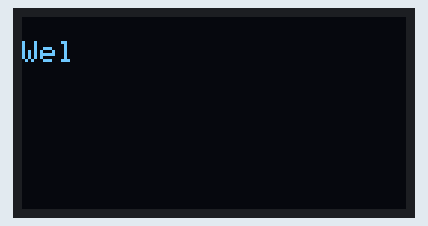
This program was run on a simulated Arduino Uno, built with avr-gcc and run on an emulated ATmega328P. Shown: 128×64 one-colour display.

Above: at 3.02 s.
At 4.0 s:
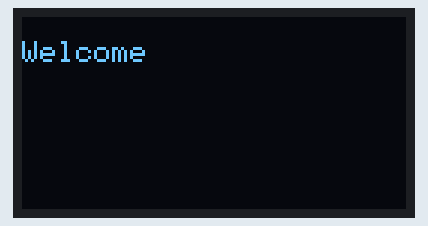
At 4.9 s:
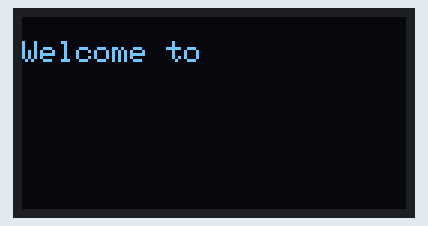
At 6.0 s:
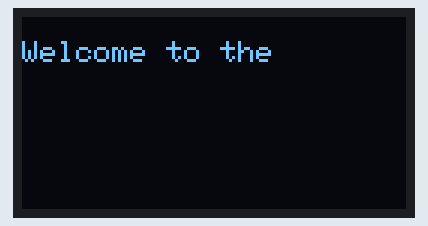
At 7.16 s:
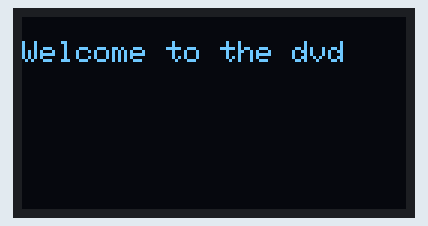
At 16.8 s:
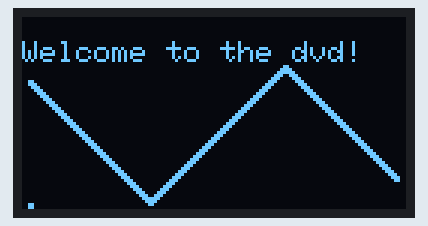

Measured:
- what the display in image 3 shows lasts 0.6 s, from 5.9 s to 6.5 s

The program:

main.cpp
```cpp
#include <Wire.h>
#include <Adafruit_GFX.h>
#include <Adafruit_SSD1306.h>

#define SCREEN_WIDTH 128 // OLED display width, in pixels
#define SCREEN_HEIGHT 64 // OLED display height, in pixels
#define OLED_RESET -1    // OLED display Reset pin, -1 if nonexistent

#define YELLOW_AREA 8 // Anything sub 8 will be in the yellow area

// Declaration for an SSD1306 display connected to I2C (SDA, SCL pins)
Adafruit_SSD1306 display(SCREEN_WIDTH, SCREEN_HEIGHT, &Wire, OLED_RESET);

void setup()
{
  Serial.begin(115200);

  if (!display.begin(SSD1306_SWITCHCAPVCC, 0x3C))
  { // Address 0x3D for 128x64
    Serial.println(F("SSD1306 allocation failed"));
    for (;;)
      ;
  }
  delay(2000);
  display.clearDisplay();
  display.display();

  // display.setTextSize(1);
  // display.setTextColor(WHITE);
  // display.setCursor(0, 30);
  // // Display static text
  // display.println("Hello, world!");
  // display.display();
}

const String inputText = "Welcome to the dvd!";
const int textSizePerChar = 8;

void loop()
{
  display.setTextSize(1);
  display.setTextColor(WHITE);

  // Title
  display.setCursor(0, textSizePerChar);
  for (unsigned int i = 0; i < inputText.length(); i++)
  {
    display.print(inputText[i]);
    delay(250);
    display.display();
  }

  // Dvd bouncer
  int x = 0;
  int y = textSizePerChar + YELLOW_AREA;
  int dx = 1;
  int dy = 1;

  while (true)
  {
    display.setCursor(x, y);
    display.print(".");

    x += dx;
    y += dy;

    if (x >= SCREEN_WIDTH)
    {
      x = SCREEN_WIDTH;
      dx = -dx;
    }
    else if (x <= 0)
    {
      x = 0;
      dx = -dx;
    }

    if (y >= (SCREEN_HEIGHT - YELLOW_AREA))
    {
      y = (SCREEN_HEIGHT - YELLOW_AREA);
      dy = -dy;
    }
    else if (y <= (YELLOW_AREA + 3))
    {
      y = (YELLOW_AREA + 3);
      dy = -dy;
    }

    delay(50);
    display.display();
  }

  delay(5000);
  display.clearDisplay();
  display.display();
}
```
